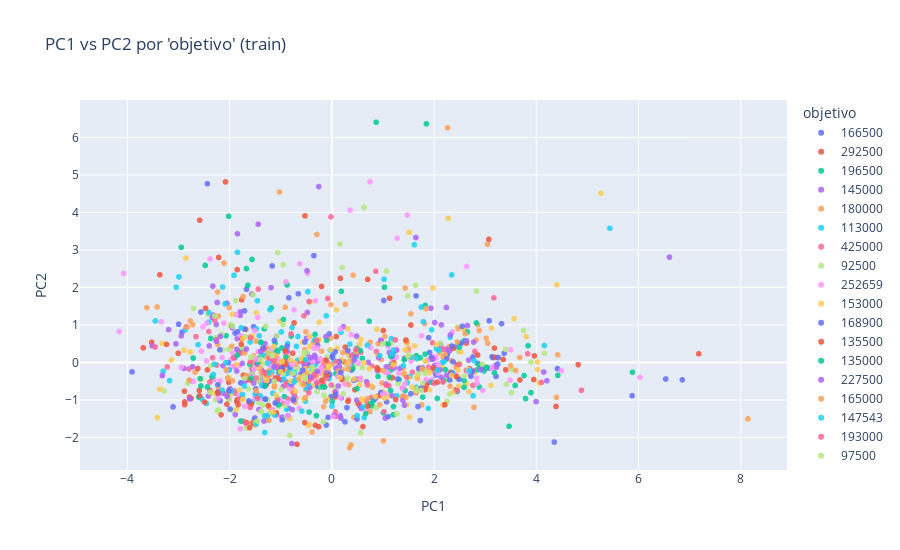

Notebook source saved alongside this figure:
### Code cell
#%%
# Solo si k >= 2
import plotly.express as px
 
df_plot2 = T_train_df.iloc[:, :2].copy()
df_plot2["objetivo"] = y_train.loc[T_train_df.index].astype(str)
fig2 = px.scatter(df_plot2, x="PC1", y="PC2", color="objetivo",
                  opacity=0.85, title="PC1 vs PC2 por 'objetivo' (train)", height=550)
fig2.update_traces(marker=dict(size=6))
fig2.update_layout(xaxis_title="PC1", yaxis_title="PC2")
fig2.show()
